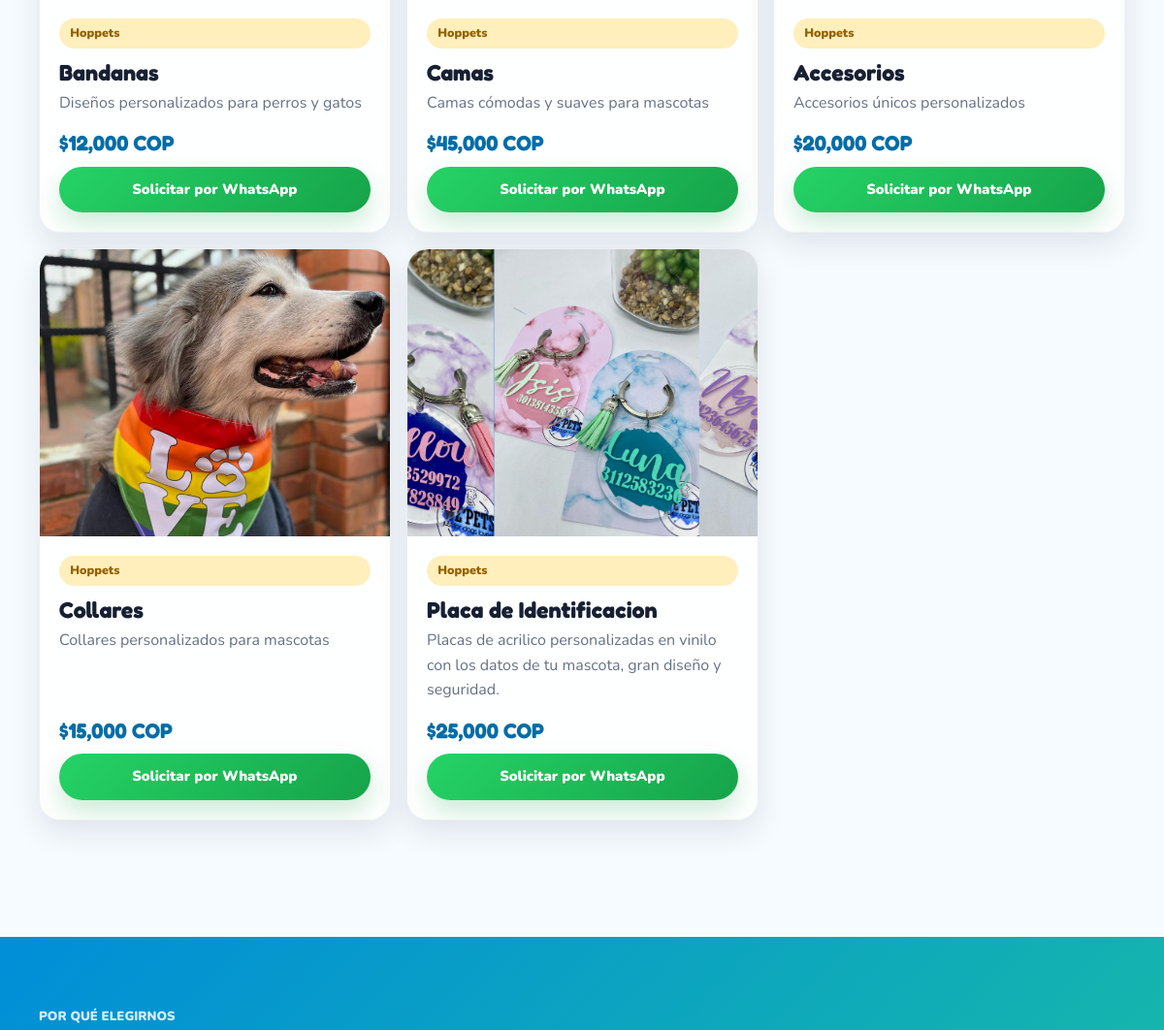
Before: / (middle part) with the older database file.
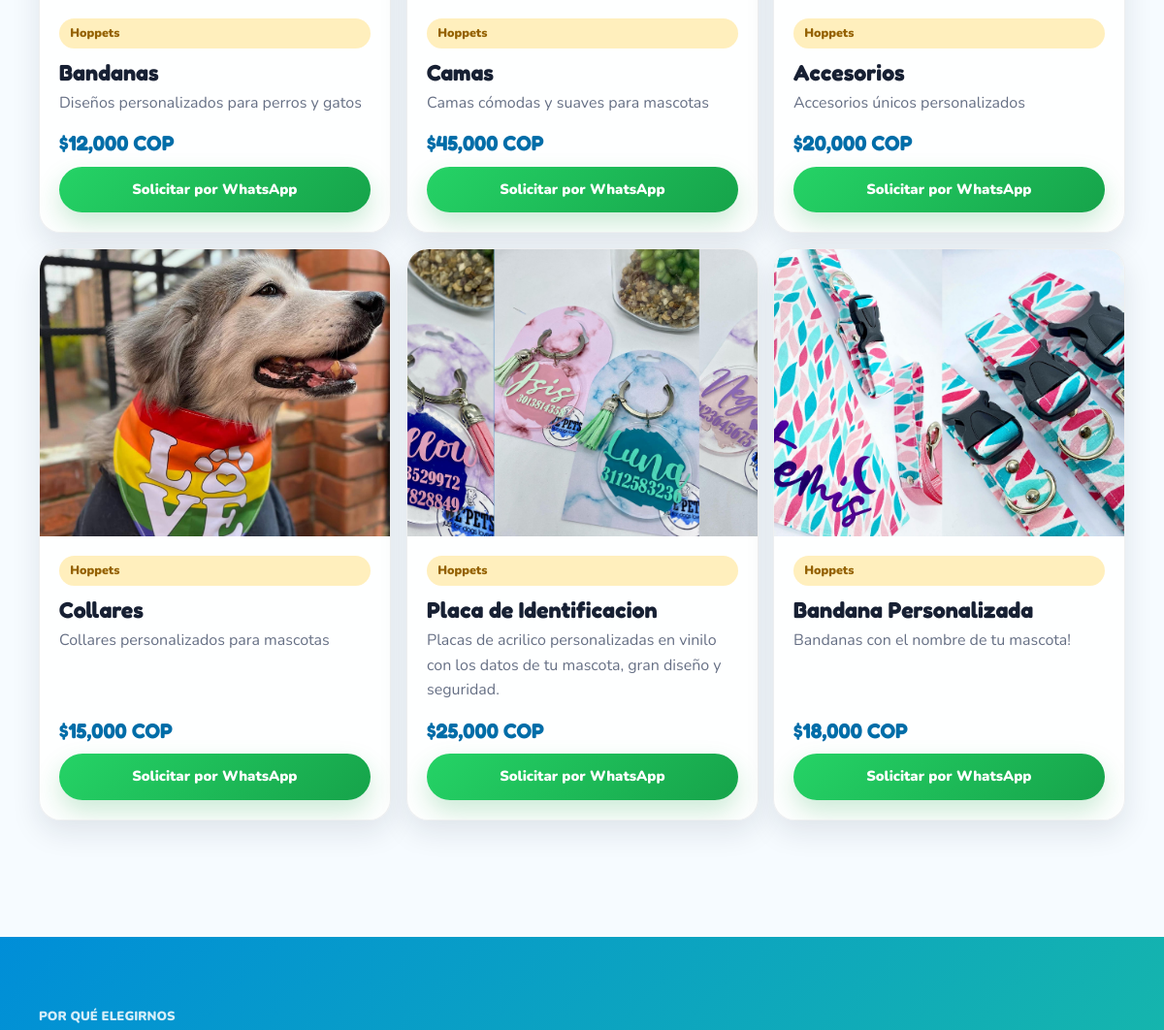
After: the same page with the newer database file.
### tables this page shows
CREATE TABLE productos (
    id INTEGER PRIMARY KEY AUTOINCREMENT,
    nombre TEXT NOT NULL,
    descripcion TEXT NOT NULL,
    precio INTEGER NOT NULL,
    imagen TEXT NOT NULL
, activo INTEGER DEFAULT 1);

### app.py (the view)
@app.route("/")
def home():
    productos = get_productos()
    return render_template(
        "index.html",
        productos=productos
    )

### app.py (called while the page is built)
def get_productos():
    conn = sqlite3.connect("database/products.db")
    conn.row_factory = sqlite3.Row
    productos = conn.execute(
    """
    SELECT * FROM productos
    WHERE activo = 1
    """
).fetchall()
    conn.close()
    return productos

### templates/index.html (shortened to what this page needs)
<!DOCTYPE html>
<html lang="es">
<head>
    <link rel="stylesheet" href="{{ url_for('static', filename='css/style.css') }}">
</head>
<body data-whatsapp-enabled="true" data-whatsapp-number="573108998430">
    <main id="contenido">
        <section class="products section-shell" id="productos">
            <div class="product-grid">
                {% for producto in productos %}
<article class="product-card" data-animate="fade-up">
<img
    src="{{ url_for('static', filename='uploads/' + producto['imagen']) }}"
    alt="{{ producto['nombre'] }}"
>
                <div class="product-body">
        <span class="product-tag">
            Hoppets
        </span>
        <h3>{{ producto['nombre'] }}</h3>
        <p>{{ producto['descripcion'] }}</p>
        <div class="product-footer">
            <span class="product-price">
                ${{ "{:,.0f}".format(producto['precio']) }} COP
            </span>
            <a
                class="product-whatsapp"
                href="https://wa.me/573108998430?text=Hola%20Hoppets,%20quiero%20información%20sobre%20{{ producto['nombre'] }}"
                target="_blank"
                rel="noopener"
            >
                Solicitar por WhatsApp
            </a>
        </div>
    </div>
     </article>
{% endfor %}
            </div>
        </section>
        <section class="benefits" id="beneficios">
            <div class="section-shell benefits-inner">
                <div class="section-heading" data-animate="fade-up">
                    <p class="eyebrow">Por qué elegirnos</p>
                </div>
            </div>
        </section>
    </main>
</body>
</html>

Changed rows visible on the page:
added productos: imagen+nombre (picture), nombre "Bandana Personalizada", descripcion "Bandanas con el nombre de tu mascota!", precio "18,000"
